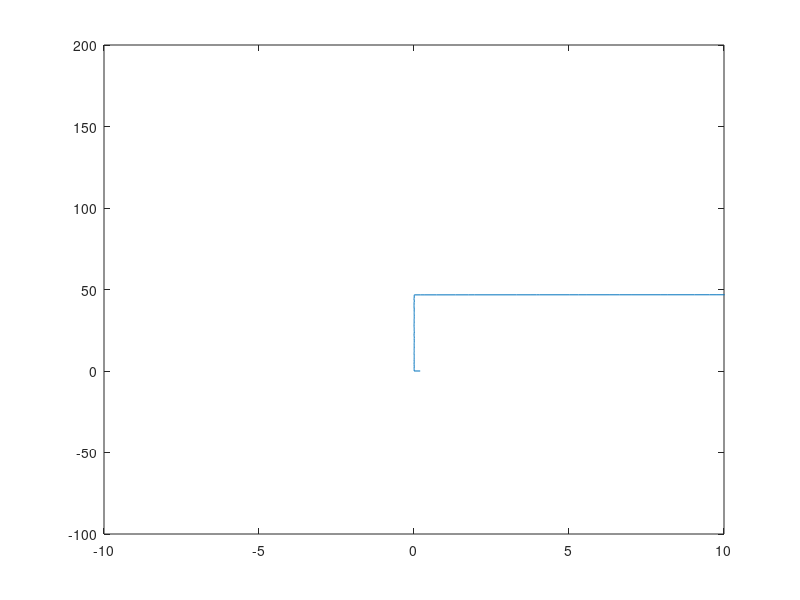

Here is the MATLAB script that generated this plot:
clear all
clc
close all
T=zeros(200,3);
for i=2:100
    
    
    T(i,1)=T(i,1)+rand*(0.01);
    T(i,2)=0;
    T(i,3)=T(i-1,3)+1*rand;
    T(1,1)=0.2; 
end 


for j=101:200

    T(j,3)=T(j-1,3)+rand*(0.01);
    T(j,2)=0;
    
    T(j,1)=T(j-1,1)+1*rand;


end 



figure(1),plot(T(:,1),T(:,3))
axis([-10 10 -100 200])